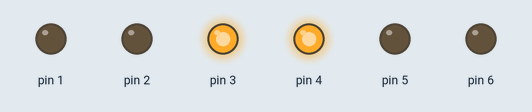
The sketch below on a simulated Arduino Uno, built with avr-gcc and run on an emulated ATmega328P. Parts: output pins drawn as LEDs (lit = HIGH).

Above: at 3.4 s.
At 3.8 s:
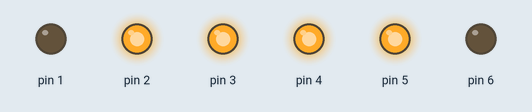
At 4.2 s:
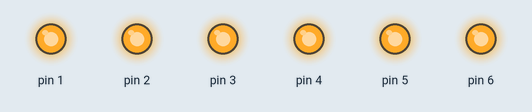
At 5.4 s:
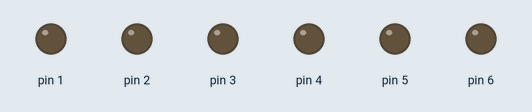
At 7.0 s:
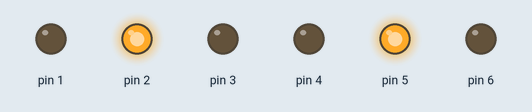
At 8.2 s:
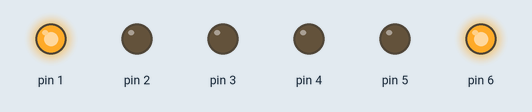
Timing chart, 0 to 12.0 s (numbered marks = the images above):
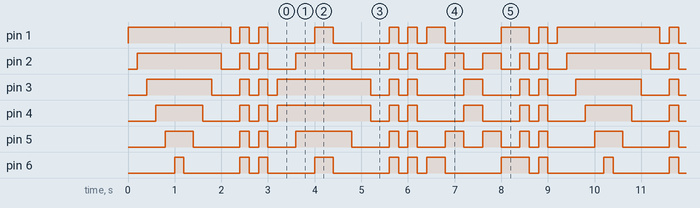

The sketch:

led_a_ritmo.ino
```cpp
/* Attenzione: facendo il copia/incolla dal PDF all’IDE si perde la formattazione del testo. Per
  rendere piu’ facilmente leggibile il programma e’ opportuno formattarlo subito dopo il trasferimento
  nell’IDE, premendo CTRL+T
  In questo esercizio si utilizza l'istruzione "for" e si sperimenta il richiamo di una subroutine.
  Per ragioni scenografiche sarebbe opportuno collegare i led alle porte secondo questo schema:
  led rossi: porta 1 e porta 6
  led verdi: porta 2 e porta 5
  led gialli: porta 3 e porta 4
******************************** definizione delle variabili ********************************** */
unsigned char j; // definisce la variabile j, di un carattere e priva di segno
unsigned char k; // definisce la variabile k, di un carattere privo di segno
unsigned char i; // definisce la variabile i, di un carattere privo di segno
/* In questa zona, che precede la sezione di setup, sono inserite le subroutine che
  verranno poi lanciate da istruzioni presenti nella sezione di loop o nella routine attiva.
************************************ subroutine stile1 **************************************** */
void stile1(void) // subroutine per l'accensione in sequenza dei led e per il loro
// spegnimento, sempre in sequenza, partendo dal fondo
{
  for (j = 1; j <= 6; j++) // innesca un ciclo "for" che si ripete fino a quando il valore di j,
    // inizialmente a 1, diventa 6 grazie all’incremento di 1 (j++) ad ogni
    // ripetizione
  {
    digitalWrite(j, HIGH); // accende il led collegato alla porta j (da 1 a 6)
    delay(200); // si ferma per 200 millisecondi prima di ricominciare il ciclo "for" e
    // accendere il led successivo
  }
  for (j = 6; j >= 1; j--) // ripete il precedente ciclo "for" al contrario, con j che va da 6 a 1
    // decrementando di 1 (j--) il valore di j ad ogni ripetizione
  {
    digitalWrite(j, LOW); // spegne il led collegato alla porta j
    delay(200); // aspetta 200 millisecondi prima di ricominciare il ciclo "for" e
    // spegnere il led precedente
  }
}
/************************************* subroutine lampo****************************************/
void lampo(void) // subroutine per il lampeggio contemporaneo dei led (ripetuto due volte)
{
  for (k = 0; k <= 1; k++) // ciclo for ripetuto due volte (con k che va da 0 a 1,incrementato di 1
    // ad ogni ciclo (k++))
  {
    for (j = 1; j <= 6; j++) // ciclo for, interno al precedente, ripetuto 6 volte
      digitalWrite(j, HIGH); // accende il led in posizione j
    delay(200); // aspetta 200 millisecondi
    for (j = 1; j <= 6; j++) // altro ciclo ripetuto 6 volte
      digitalWrite(j, LOW); // spegne il led in posizione j
    delay(200); // aspetta 200 millisecondi
  }
}
/********************************** subroutine stile2 ****************************************/
void stile2(void) // subroutine per l'accensione e lo spegnimento progressivo
// dei led, partendo da quelli centrali
{
  k = 1;
  for (j = 3; j >= 1; j--) // ciclo di accensione
  {
    digitalWrite(j, HIGH);
    digitalWrite(j + k, HIGH);
    delay(400);
    k += 2; // incrementa di 2 il valore di k e ripete il ciclo di for
  }
  k = 5;
  for (j = 1; j <= 3; j++) // ciclo di spegnimento
  {
    digitalWrite(j, LOW);
    digitalWrite(j + k, LOW);
    delay(400);
    k -= 2; // decrementa di 2 il valore di k e ripete il ciclo di for
  }
}
/******************************************* subroutine stile3 ************************************/
void stile3(void) // subroutine per l’accensione e lo spegnimento dei led a coppie di 2,
// partendo da quelli periferici
{
  k = 5;
  for (j = 1; j <= 3; j++) // ciclo di accensione e spegnimento dei led: 1 e 6; 2 e 5; 3 e 4
  {
    digitalWrite(j, HIGH);
    digitalWrite(j + k, HIGH);
    delay(400);
    digitalWrite(j, LOW);
    digitalWrite(j + k, LOW);
    k -= 2;
  }
  k = 3;
  for (j = 2; j >= 1; j--) // ciclo di accensione e spegnimento dei led: 3 e 4; 2 e 5; 1 e 6
  {
    digitalWrite(j, HIGH);
    digitalWrite(j + k, HIGH);
    delay(400);
    digitalWrite(j, LOW);
    digitalWrite(j + k, LOW);
    k += 2;
  }
}
/********************************** sezione di setup **************************************/
void setup() // inizio della sezione di setup, le cui istruzioni vengono eseguite
// una sola volta, all’attivazione del programma
{
  for (i = 1; i <= 6; i++) // ciclo di for per definire le porte da 1 a 6 come porte di output
    pinMode(i, OUTPUT);
}
/*************************************** sezione di loop *************************************/
void loop() // sezione di loop, che si ripete sino a quando non viene tolta
// l’alimentazione alla scheda o viene premuto il tasto reset
{
  stile1(); // attivazione della subroutine “stile1”
  lampo(); // attivazione della subroutine “lampo”
  stile2(); // attivazione della subroutine “stile2”
  lampo(); // attivazione della subroutine “lampo”
  stile3(); // attivazione della subroutine “stile3”
  lampo(); // attivazione della subroutine “lampo”
}
```

Measured:
- by itself, pin 1: repeats every 9.2 s: 2 × (LOW 0.20 s, HIGH 0.20 s), LOW 1.0 s, HIGH 0.40 s, LOW 1.2 s, 2 × (HIGH 0.20 s, LOW 0.20 s), HIGH 0.40 s, LOW 1.2 s, HIGH 0.60 s, LOW 0.20 s, HIGH 0.20 s, LOW 0.20 s, HIGH 2.2 s
- by itself, pin 6: repeats every 9.2 s: LOW 1.2 s, HIGH 0.20 s, LOW 0.20 s, HIGH 0.20 s, LOW 1.0 s, HIGH 0.40 s, LOW 1.2 s, 2 × (HIGH 0.20 s, LOW 0.20 s), HIGH 0.40 s, LOW 1.2 s, HIGH 0.60 s, LOW 0.20 s, HIGH 0.20 s, LOW 1.2 s, HIGH 0.20 s
- by itself, everything shown: repeats every 9.2 s, in 35 steps
